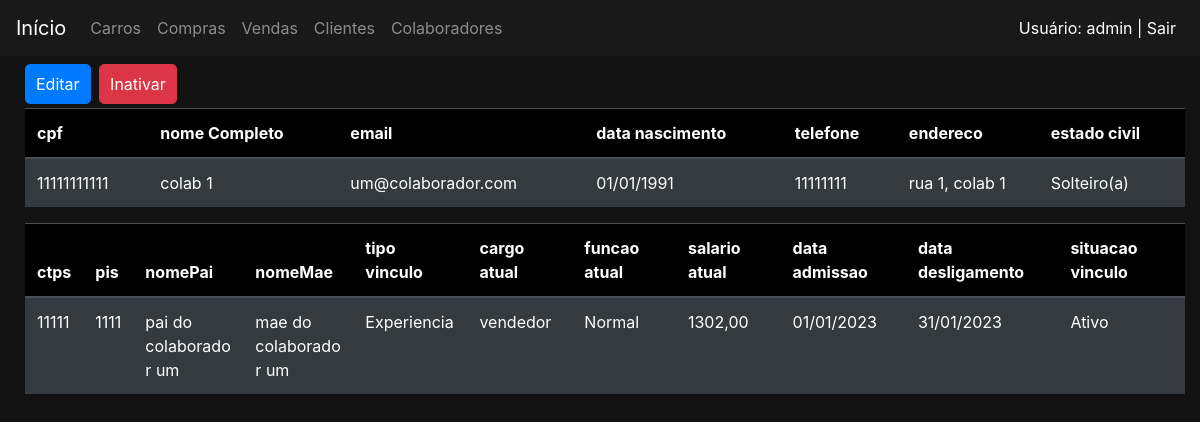
Page /colaboradores/1/detalhe (signed in) on the committed database.
### colaboradores/models.py (models this page shows)
class Colaborador(Pessoa):
    class Meta:
        verbose_name_plural = 'Colaboradores'
        permissions = (
            ('permissao_gerente', 'permissao gerente'),
            ('permissao_supervisor', 'permissao supervisor'),
            ('permissao_vendedor', 'permissao vendedor'),
            ('permissao_funcionario', 'permissao todos funcionarios'),
        )
    situacaoVinculoChoices = (
        ('A','Ativo'),
        ('I','Inativo'),
    )
    cargoAtualChoices = (
        ('V','vendedor'),
        ('S','supervisor'),
        ('G','gerente'),
    )
    funcaoAtualChoices = (
        ('N','Normal'),
        ('C','Comissionada'),
    )
    tipoVinculoChoices = (
        ('E','Experiencia'),
        ('C','Contratado'),
    )
    ctps = models.IntegerField()
    pis = models.IntegerField()
    nomePai = models.CharField(max_length=50, verbose_name='Pai')
    nomeMae = models.CharField(max_length=50, verbose_name='Mae')
    tipoVinculo = models.CharField(max_length=1, choices=tipoVinculoChoices, verbose_name='Tipo vinculo')
    cargoAtual = models.CharField(max_length=1, choices=cargoAtualChoices, verbose_name='Cargo atual')
    funcaoAtual = models.CharField(max_length=1, choices=funcaoAtualChoices, verbose_name='Funcao atual')
    salarioAtual = models.DecimalField(max_digits=15, decimal_places=2, verbose_name='Salario atual')
    dataAdmissao = models.DateField( verbose_name='Admissao')
    dataDesligamento = models.DateField(null=True, verbose_name='Desligamento')
    situacaoVinculo = models.CharField(max_length=1, choices=situacaoVinculoChoices, verbose_name='Situacao  vinculo')

### colaboradores/views.py (the view)
# urls.py: path('<int:pk>/detalhe', views.ColaboradorDetalhe.as_view(), name='detalhe'),
class ColaboradorDetalhe(RedirectPermissionRequiredMixin, DetailView):
    model = Colaborador
    template_name = 'colaboradores/colaboradorDetalhe.html'
    permission_required = 'clientes.permissao_supervisor'

### colaboradores/templates/colaboradores/colaboradorDetalhe.html (shortened to what this page needs)
{% extends 'base.html' %}
{% block 'body' %}
    <div class="container">
        <a href="{%url 'colaboradores:editar' colaborador.pk %} " class="btn btn-primary botao">Editar</a>
        {% if colaborador.situacaoVinculo == 'Inativo' %}
            <a href="{%url 'colaboradores:reativar' colaborador.id %} " class="btn btn-success botao">Reativar</a>
        {% else %}
            <a href="{%url 'colaboradores:inativar' colaborador.id %} " class="btn btn-danger botao">Inativar</a>
        {% endif %}
        <table class="table table-dark">
            <thead>
                <tr class="headLista">
                    <th scope="col">cpf</th>
                    <th scope="col">nome Completo</th>
                    <th scope="col">email</th>
                    <th scope="col">data nascimento</th>
                    <th scope="col">telefone</th>
                    <th scope="col">endereco</th>
                    <th scope="col">estado civil</th>
                </tr>
            </thead>
            <tbody>
                <tr>
                    <td>{{colaborador.cpf}}</td>
                    <td class="tdMedio">{{colaborador.nomeCompleto}}</td>
                    <td>{{colaborador.email}}</td>
                    <td>{{colaborador.dataNascimento|date:"d/m/Y"}}</td>
                    <td>{{colaborador.telefone}}</td>
                    <td class="tdMedio">{{colaborador.endereco}}</td>
                    <td>{{colaborador.get_estadoCivil_display}}</td>
                </tr>
            </tbody>
        </table>
        <table class="table table-dark">
            <thead>
                <tr class="headLista">
                    <th scope="col">ctps</th>
                    <th scope="col">pis</th>
                    <th scope="col">nomePai</th>
                    <th scope="col">nomeMae</th>
                    <th scope="col">tipo vinculo</th>
                    <th scope="col">cargo atual</th>
                    <th scope="col">funcao atual</th>
                    <th scope="col">salario atual</th>
                    <th scope="col">data admissao</th>
                    <th scope="col">data desligamento</th>
                    <th scope="col">situacao vinculo</th>
                </tr>
            </thead>
            <tbody>
                <tr>
                    <td>{{colaborador.ctps}}</td>
                    <td>{{colaborador.pis}}</td>
                    <td class="tdMedio">{{colaborador.nomePai}}</td>
                    <td class="tdMedio">{{colaborador.nomeMae}}</td>
                    <td>{{colaborador.get_tipoVinculo_display}}</td>
                    <td>{{colaborador.get_cargoAtual_display}}</td>
                    <td>{{colaborador.get_funcaoAtual_display}}</td>
                    <td>{{colaborador.salarioAtual}}</td>
                    <td>{{colaborador.dataAdmissao|date:"d/m/Y"}}</td>
                    <td>{{colaborador.dataDesligamento|date:"d/m/Y"}}</td>
                    <td>{{colaborador.get_situacaoVinculo_display}}</td>
                </tr>
            </tbody>
        </table>
    </div>
{% endblock %}

### templates/base.html (shortened to what this page needs)
{% load static %}
<!doctype html>
<html lang="pt-BR">
  <head>
    <link rel="stylesheet" href="https://cdn.jsdelivr.net/npm/bootstrap@4.6.2/dist/css/bootstrap.min.css">
    <link rel="stylesheet" href=" {% static 'css/css.css' %}">
  </head>
  <body class="fundo">
    <nav class="navbar navbar-expand-lg navbar-dark bg-nav">
      <a class="navbar-brand" href="/">Início</a>
      <div class="collapse navbar-collapse" id="navbarNav">
        <ul class="navbar-nav">
          <li class="nav-item">
            <a class="nav-link" href="{% url 'carros:listar' %}">Carros</a>
          </li>
          <li class="nav-item">
            <a class="nav-link" href=" {% url 'compras:listar' %}">Compras<span class="sr-only">(current)</span></a>
          </li>
          <li class="nav-item">
            <a class="nav-link" href=" {% url 'vendas:listar' %}">Vendas <span class="sr-only">(current)</span></a>
          </li>
          <li class="nav-item">
            <a class="nav-link" href="{% url 'clientes:listar' %}">Clientes</span></a>
          </li>
          <li class="nav-item">
            <a class="nav-link" href="{% url 'colaboradores:listar' %}">Colaboradores</a>
          </li>
        </ul>
        <ul class="navbar-nav ml-auto">
          <li class="nav-item">
            {% if user.is_authenticated %}
              <a class="nav-link" href="{% url 'logout' %}" style="color:white">Usuário: {{ user.get_username }} | Sair</a>
            {% else %}
              <a class="nav-link" href="{% url 'login' %}" style="color:white">Entrar</a>
            {% endif %}
          </li>
        </ul>
      </div>
    </nav>
    {% block 'body' %}{% endblock %}
  </body>
</html>

### templates/static/css/css.css (style rules this page uses)
.fundo { background-color: #121212; color: white; }
.bg-nav { position: fixed; left:0; top: 0; width: 100%; z-index: 9999; background-color: #191919; margin-bottom: 5px; margin-block-end: 10px; }
.container { max-width: 1300px; }
body { margin-top: 30px; padding-top: 30px; margin-left: 10px; }
a { color:white; }
.botao { display: inline-block; padding: 7px 10px; border-radius: 5px; margin-bottom: 4px; margin-right: 4px; margin-top: 4px; }
.headLista { background-color: black; }
.tdMedio { word-wrap: break-word; min-width: 110px; max-width: 110px; }
.navbar-nav.ml-auto { margin-right: 0; }

### rows in the picture
Colaborador: cpf "11111111111", nomeCompleto "colab 1", email "um@colaborador.com", dataNascimento "01/01/1991", telefone "11111111", endereco "rua 1, colab 1", estadoCivil "Solteiro(a)", ctps "11111", pis "1111", nomePai "pai do colaborador um", nomeMae "mae do colaborador um", tipoVinculo "Experiencia", cargoAtual "vendedor", funcaoAtual "Normal", salarioAtual "1302,00", dataAdmissao "01/01/2023", dataDesligamento "31/01/2023", situacaoVinculo "Ativo"

### other values in the picture
{{ user.get_username }} "admin"
